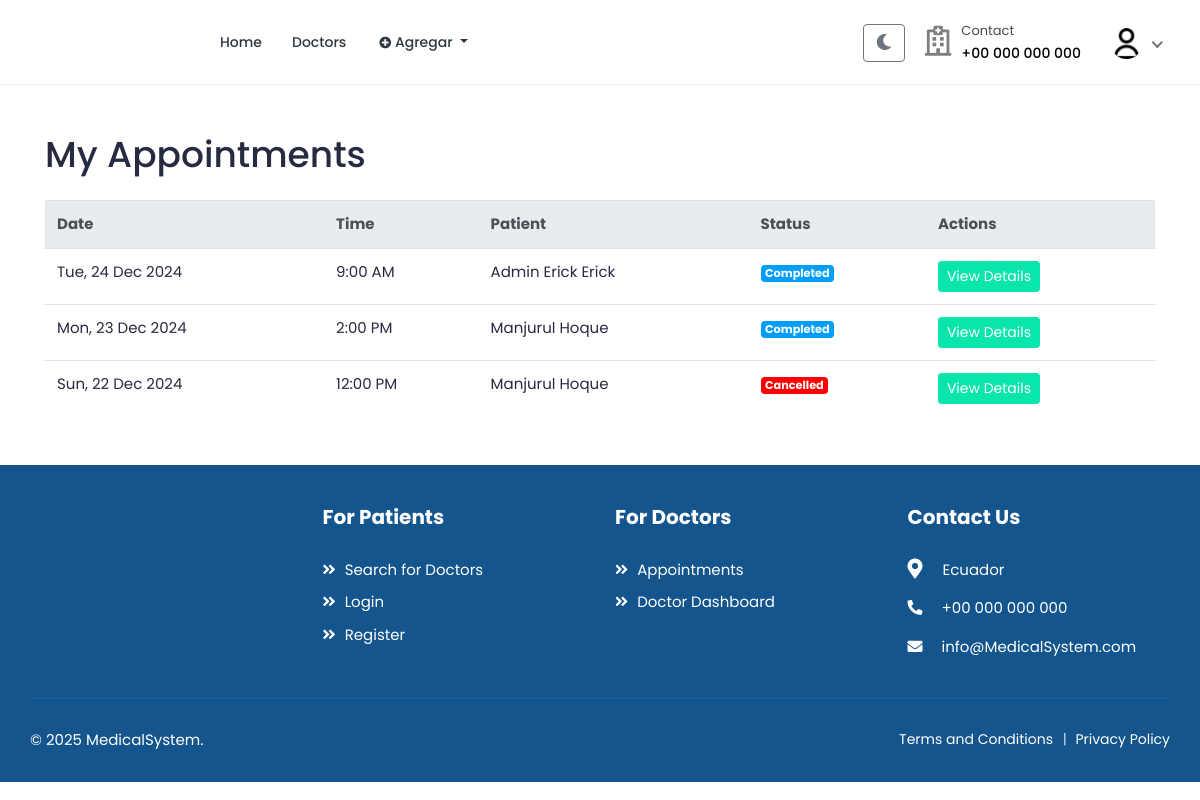
Screenshot of /patients/appointments/ (signed in) with the database file from the repository.
### accounts/models.py (models this page shows, shortened)
class User(AbstractUser):
    class RoleChoices(models.TextChoices):
        DOCTOR = "doctor", "Doctor"
        PATIENT = "patient", "Patient"
    username = models.CharField(max_length=30, unique=True)
    role = models.CharField(
        choices=RoleChoices.choices,
        max_length=20,
        default="patient",
        error_messages={"required": "Role must be provided"},
    )
    email = models.EmailField(
        blank=True,
        error_messages={
            "unique": "A user with that email already exists.",
        },
    )
    first_name = models.CharField(max_length=150, blank=True)
    last_name = models.CharField(max_length=150, blank=True)
    registration_number = models.IntegerField(null=True, blank=True)
    USERNAME_FIELD = "username"
    REQUIRED_FIELDS = []
    objects = CustomUserManager()
    def get_full_name(self):
        full_name = "%s %s" % (self.first_name, self.last_name)
        return full_name.strip() or self.username

class Profile(models.Model):
    user = models.OneToOneField(User, on_delete=models.CASCADE, related_name="profile")
    avatar = models.ImageField(default="defaults/user.png", upload_to=profile_photo_directory_path)
    image = models.ImageField(upload_to='profiles/', null=True, blank=True)
    bio = models.TextField(blank=True, null=True)
    phone = models.CharField(max_length=20, blank=True, null=True)
    dob = models.DateField(blank=True, null=True)
    about = models.TextField(blank=True, null=True)
    specialization = models.CharField(max_length=255, blank=True, null=True)
    gender = models.CharField(max_length=10,
                              choices=
                              [("male", "Male"),
                               ("female", "Female"),
                               ("other", "Other")],blank=True,)
    address = models.TextField(blank=True, null=True)
    city = models.CharField(max_length=100, blank=True)
    state = models.CharField(max_length=100, blank=True)
    postal_code = models.CharField(max_length=20, blank=True)
    country = models.CharField(max_length=100, blank=True)
    price_per_consultation = models.DecimalField(max_digits=10, decimal_places=2, null=True, blank=True)
    is_available = models.BooleanField(default=True)
    blood_group = models.CharField(max_length=5,
        choices=[
            ("A+", "A+"),
            ("A-", "A-"),
            ("B+", "B+"),
            ("B-", "B-"),
            ("O+", "O+"),
            ("O-", "O-"),
            ("AB+", "AB+"),
            ("AB-", "AB-"),
        ],
        blank=True,
        null=True,
    )
    allergies = models.TextField(blank=True, null=True)
    medical_conditions = models.TextField(blank=True, null=True)
    experience = models.PositiveIntegerField(default=0)
    @property
    def image(self):
        return (
            self.avatar.url
            if self.avatar.storage.exists(self.avatar.name)
            else f"{settings.MEDIA_URL}defaults/user.png"
        )

### bookings/models.py (models this page shows, shortened)
class Booking(models.Model):
    STATUS_CHOICES = (
        ('pending', 'Pendiente'),
        ('confirmed', 'Confirmada'),
        ('cancelled', 'Cancelada'),
        ('completed', 'Completada'),
        ('no_show', 'No Show'),
    )
    CONSULTATION_TYPES = (
        ('normal', 'Consulta General'),
        ('specialty', 'Consulta por Especialidad'),
    )
    doctor = models.ForeignKey(
        settings.AUTH_USER_MODEL,
        on_delete=models.CASCADE,
        related_name="appointments",
        limit_choices_to={"role": "doctor"},
    )
    patient = models.ForeignKey(
        settings.AUTH_USER_MODEL,
        on_delete=models.CASCADE,
        related_name="patient_appointments",
        limit_choices_to={"role": "patient"},
    )
    appointment_date = models.DateField()
    appointment_time = models.TimeField()
    booking_date = models.DateTimeField(auto_now_add=True)
    status = models.CharField(
        max_length=20,
        choices=STATUS_CHOICES,
        default="pending",
    )
    notes = models.TextField(blank=True, null=True)
    consultation_type = models.CharField(
        max_length=20,
        choices=CONSULTATION_TYPES,
        default="normal",
        verbose_name="Tipo de consulta"
    )
    medical_history_file = models.FileField(
        upload_to='medical_histories/',
        blank=True,
        null=True,
        verbose_name="Archivo de historial médico"
    )
    payment_status = models.BooleanField(
        default=False,
        verbose_name="Estado de pago"
    )
    amount_paid = models.DecimalField(
        max_digits=10,
        decimal_places=2,
        null=True,
        blank=True,
        verbose_name="Monto pagado"
    )
    class Meta:
        ordering = ['-appointment_date', '-appointment_time']
        verbose_name = "Cita"
        verbose_name_plural = "Citas"
    class Meta:
        ordering = ["-appointment_date", "-appointment_time"]
        verbose_name = "Cita"
        verbose_name_plural = "Citas"
        unique_together = ["doctor", "appointment_date", "appointment_time"]

### bookings/views.py (the view)
class BookingListView(LoginRequiredMixin, View):
    template_name = "bookings/booking-list.html"
    def get(self, request: HttpRequest, *args, **kwargs):
        if request.user.role == User.RoleChoices.DOCTOR:
            bookings = Booking.objects.filter(doctor=request.user)
        else:
            bookings = Booking.objects.filter(patient=request.user)
        bookings = bookings.select_related(
            'doctor',
            'doctor__profile',
            'patient',
            'patient__profile'
        ).order_by('-appointment_date', '-appointment_time')
        context = {
            'bookings': bookings,
        }
        return render(request, self.template_name, context)

### accounts/managers.py (called while the page is built)
    def get(self, *args, **kwargs):
        return super().select_related("profile").get(*args, **kwargs)

### templates/bookings/booking-list.html (shortened to what this page needs)
{% extends 'base.html' %}
{% load static %}
{% block content %}
<div class="container py-5">
    <div class="row">
        <div class="col-12">
            <h1 class="mb-4">My Appointments</h1>
            {% if bookings %}
                <div class="table-responsive">
                    <table class="table table-hover">
                        <thead class="thead-light">
                            <tr>
                                <th>Date</th>
                                <th>Time</th>
                                {% if user.role == 'doctor' %}
                                    <th>Patient</th>
                                {% else %}
                                    <th>Doctor</th>
                                {% endif %}
                                <th>Status</th>
                                <th>Actions</th>
                            </tr>
                        </thead>
                        <tbody>
                            {% for booking in bookings %}
                                <tr>
                                    <td>{{ booking.appointment_date|date:"D, d M Y" }}</td>
                                    <td>{{ booking.appointment_time|time:"g:i A" }}</td>
                                    {% if user.role == 'doctor' %}
                                        <td>{{ booking.patient.get_full_name }}</td>
                                    {% else %}
                                        <td>Dr. {{ booking.doctor.get_full_name }}</td>
                                    {% endif %}
                                    <td>
                                        <span class="badge {% if booking.status == 'confirmed' %}badge-success
                                                          {% elif booking.status == 'pending' %}badge-warning
                                                          {% elif booking.status == 'completed' %}badge-info
                                                          {% elif booking.status == 'cancelled' %}badge-danger
                                                          {% else %}badge-secondary{% endif %}">
                                            {{ booking.status|title }}
                                        </span>
                                    </td>
                                    <td>
                                        <a href="{% url 'bookings:booking-invoice' booking.id %}" class="btn btn-sm btn-primary">
                                            View Details
                                        </a>
                                    </td>
                                </tr>
                            {% endfor %}
                        </tbody>
                    </table>
                </div>
            {% else %}
                <div class="alert alert-info">
                    You don't have any appointments yet.
                </div>
            {% endif %}
        </div>
    </div>
</div>
{% endblock %}

### templates/includes/navbar.html (shortened to what this page needs)
{% load static %}
<header class="header">
    <nav class="navbar navbar-expand-lg header-nav">
        <div class="navbar-header">
            <a href="{% url 'core:home' %}" class="navbar-brand logo">
            </a>
        </div>
        <div class="main-menu-wrapper">
            <ul class="main-nav">
                <li {% if request.path == '/' %}class="active"{% endif %}>
                    <a href="{% url 'core:home' %}">Home</a>
                </li>
                <li class="has-submenu{% if request.path == '/doctors/' %} active {% endif %}">
                    <a href="{% url 'doctors:list' %}">Doctors</a>
                </li>
                 {% if user.is_authenticated %}
                <li class="nav-item dropdown">
                    <a class="nav-link dropdown-toggle" href="#" role="button" data-toggle="dropdown" aria-expanded="false">
                        <i class="fas fa-plus-circle"></i> Agregar
                    </a>
                </li>
                {% endif %}
            </ul>
        </div>
        <ul class="nav header-navbar-rht">
            <li class="nav-item">
                <button id="theme-toggle" class="btn btn-outline-secondary" title="Toggle dark mode">
                </button>
            </li>
            <li class="nav-item contact-item">
                <div class="header-contact-img">
                    <i class="far fa-hospital"></i>
                </div>
                <div class="header-contact-detail">
                    <p class="contact-header">Contact</p>
                    <p class="contact-info-header"> +00 000 000 000</p>
                </div>
            </li>
            {% if not user.is_authenticated %}
                <li class="nav-item">
                    <a class="nav-link header-login" href="{% url 'accounts:login' %}">Login / Signup </a>
                </li>
            {% else %}
                <li class="nav-item dropdown has-arrow logged-item">
                    <a href="#" class="dropdown-toggle nav-link" data-toggle="dropdown">
                        <span class="user-img">
                            <img class="rounded-circle" src="{{ user.profile.image }}" width="31" alt="{{ user.username }}">
                        </span>
                    </a>
                </li>
            {% endif %}
        </ul>
    </nav>
</header>

### rows the page displays
User: profile.image (placeholder picture)
Booking: appointment_date "Tue, 24 Dec 2024", appointment_time "9:00 AM", patient.get_full_name "Admin Erick Erick", status "Completed"
Booking: appointment_date "Mon, 23 Dec 2024", appointment_time "2:00 PM", patient.get_full_name "Manjurul Hoque", status "Completed"
Booking: appointment_date "Sun, 22 Dec 2024", appointment_time "12:00 PM", patient.get_full_name "Manjurul Hoque", status "Cancelled"
